Frame 1 (no input): blank canvas, image omitted
Frame 60 (the mouse pressed at the canvas centre just before this capture): blank canvas, image omitted
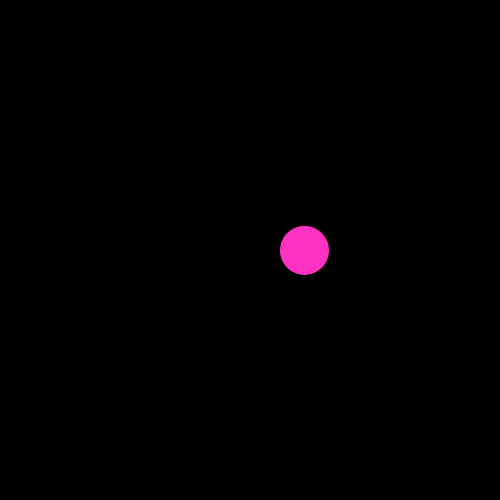
Frame 120 (the mouse held since frame 60 and released just before this capture)

The Processing sketch whose frames 1 and 60 were blank and that drew this single picture after the mouse press (run headless with seeded random() and noise(); from frame 60 on, the mouse is pressed at the canvas centre):

// Processing sketch: processing_180648
// ── processing_180648.pde

float counter = 0;
float mouse1;

void setup() {
  size(500,500);
  background(255); 
  
}

void draw() {
  background(0);
  translate(width/2, height/2);
  
  float amplitude = map(sin(counter), -1, 1, -100, 100);
  fill(amplitude+mouseX,mouseX-200,-amplitude+mouseX);
  ellipse(amplitude, 0, 50, 50);
  
  mouse1 = map(mouseX, 0, 500, 0, 150);
  
  println(sin(counter));
  counter  += 0.2*mouse1/100;
  
  
}
